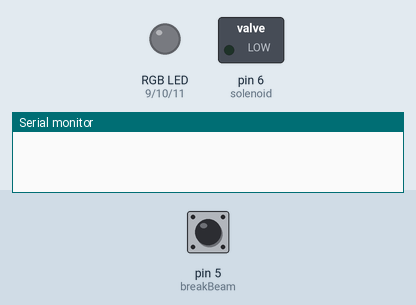
This sketch was run on a simulated Arduino Uno, built with avr-gcc and run on an emulated ATmega328P. Parts: switched loads named in the sketch (green lamp = pin HIGH), an RGB LED mixed from three pins (HIGH = lit), the last lines printed to the serial monitor. Dashed ring = blinking. Inputs (shaded band) come from the test bench; at power-on: pin 5 (breakBeam) HIGH. Dim RGB values are drawn brighter than linear; pins used as bus, display or sensor lines are not drawn.

Above: at 1.4 s.
1.5 s: pin 5 (breakBeam) pulled LOW for 0.15 s
At 2.8 s:
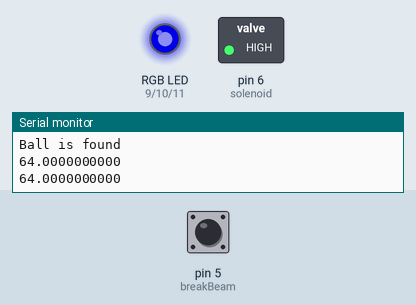
4.6 s: pin 5 (breakBeam) pulled LOW for 1 s
At 5.0 s:
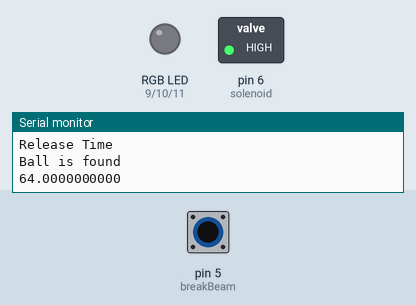
8.6 s: pin 5 (breakBeam) pulled LOW for 3.2 s
At 10.3 s:
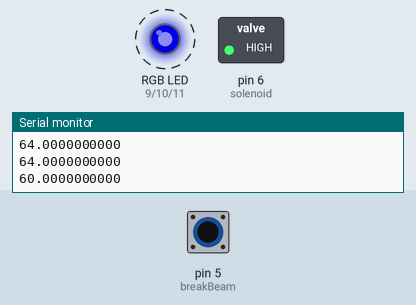
14.7 s: pin 5 (breakBeam) pulsed LOW 2 times (0.12 s each, 0.3 s apart)
At 17.6 s:
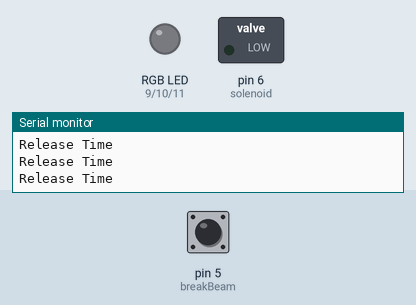
Timing chart, 0 to 19.1 s (numbered marks = the images above; inputs shaded):
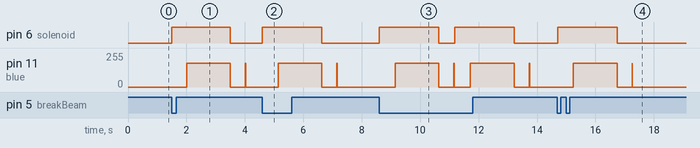

The sketch:

Week_9_Checkin.ino
```cpp
#include <SoftwareSerial.h>
#include "notes.h" // All MIDI notes converted to sheet music notes

SoftwareSerial mySerial(2, 3); // RX, TX
#define breakBeam 5
#define LED 13
#define solenoid 6
#define red 9
#define green 10
#define blue 11


// MIDI AND SONG DEVELOPEMENT //
byte resetMIDI = 4; //Tied to VS1053 Reset line
int beatPeriod = 500; // 120 BPM = 500 ms
int instrument = 73; // Starts at 0
int songLength = 4;
float song[2][4] =
{
  {E_4, C_4, B_3, A_3},
  {2, 0.5, 0.5, 1}
};
int noteNum = 0; // Tracker for Arduino to know what note to play
int color = 0;

// OTHER IMPORTANT VARIABLES //
boolean solenoidFound = false;
boolean readyForSong = true;
unsigned long initTime = 0;
int initDelay = 500;
unsigned long nextNoteTime = 0;
unsigned long solenoidDropTime = 0;
int holdTime = 2000;


void setup() {
  // MIDI INITIALIZATION //
  mySerial.begin(31250);
  pinMode(resetMIDI, OUTPUT);
  digitalWrite(resetMIDI, LOW);
  delay(100);
  digitalWrite(resetMIDI, HIGH);
  delay(100);
  talkMIDI(0xB0, 0x07, 115); //0xB0 is channel message, set channel volume to near max (127)
  talkMIDI(0xB0, 0, 0x00); //Default bank GM1
  talkMIDI(0xC0, instrument, 0); //Set instrument number. 0xC0 is a 1 data byte command

  // LED LIGHT INITIALIZATION //
  analogWrite(red, 0);
  analogWrite(green, 0);
  analogWrite(blue, 0);

  // SENSOR/ACTUATOR INITIALIZATION //
  pinMode(breakBeam, INPUT_PULLUP);
  pinMode(solenoid, OUTPUT);

  // SERIAL COMMUNICATION //
  Serial.begin(9600);

}

void loop() {

  if( digitalRead(breakBeam) == false ){
    digitalWrite(solenoid, HIGH);
    solenoidFound = true;
  }

  if( solenoidFound && readyForSong ){
    Serial.println("Ball is found");
    Serial.println(song[0][noteNum], DEC);
    readyForSong = false;

    // Begin Timer, Play First Note, Set Time of Next Note
    initTime = millis();
    solenoidDropTime = initTime + holdTime;
    nextNoteTime = initTime + initDelay;

    while( noteNum <= songLength ){

      // MIDI: WAIT FOR NEXT NOTE TO PLAY
      if( millis() > nextNoteTime){
        Serial.println(song[0][noteNum], DEC);

        noteOff(0, song[0][noteNum - 1], 60); // Turn off previous note
        // If not a null note, play the note
        if( song[0][noteNum] != -1 ){
          noteOn(0, song[0][noteNum], 60);


          analogWrite(blue, 180);
        }

        nextNoteTime += beatPeriod*song[1][noteNum]; // Define when to play next note
        noteNum++; // Move to next note in array
        color++;
      }

      // SOLENOID: CHECK IF IT'S TIME TO DROP THE BALL
      if( millis() > solenoidDropTime ){
        solenoidFound = false;
        digitalWrite(solenoid, LOW);
        readyForSong = true;

        Serial.println("Release Time");
        analogWrite(red, 0);
        analogWrite(green, 0);
        analogWrite(blue, 0);
      }
    }

    noteOff(0, song[0][noteNum - 1], 60); // Turn off previous note
    noteNum = 0;
  }

  // SOLENOID: CHECK IF IT'S TIME TO DROP THE BALL (IN CASE DROP TIME IS AFTER SONG HAS PLAYED)
  if( millis() > solenoidDropTime && solenoidDropTime != 0 ){
    solenoidFound = false;
    digitalWrite(solenoid, LOW);
    readyForSong = true;

    Serial.println("Release Time");
  }

}


//////////////////////////
// ADDITIONAL FUNCTIONS //
//////////////////////////

// LED Basic //
void playLED(int count){
  if (count == -1){
    analogWrite(red, 0);
    analogWrite(green, 0);
    analogWrite(blue, 0);
  }else{
    switch (count%2){
      case 0:
        analogWrite(red, 200);
        analogWrite(green, 0);
        analogWrite(blue, 0);
      case 1:
        analogWrite(red, 0);
        analogWrite(green, 200);
        analogWrite(blue, 0);
      case 2:
        analogWrite(red, 0);
        analogWrite(green, 0);
        analogWrite(blue, 200);
    }
  }
}

// MIDI MUSIC PLAYING //

// Send a MIDI note-on message.  Like pressing a piano key
// channel ranges from 0-15
void noteOn(byte channel, byte note, byte attack_velocity) {
  talkMIDI( (0x90 | channel), note, attack_velocity);

}

// Send a MIDI note-off message.  Like releasing a piano key
void noteOff(byte channel, byte note, byte release_velocity) {
  talkMIDI( (0x80 | channel), note, release_velocity);
}

// Plays a MIDI note. Doesn't check to see that cmd is greater than 127, or that data values are less than 127
void talkMIDI(byte cmd, byte data1, byte data2) {
  mySerial.write(cmd);
  mySerial.write(data1);

  //Some commands only have one data byte. All cmds less than 0xBn have 2 data bytes
  //(sort of: http://253.ccarh.org/handout/midiprotocol/)
  if( (cmd & 0xF0) <= 0xB0)
    mySerial.write(data2);
}
```

notes.h
```cpp
int C_n1 = 0,  Cs_n1 = 1,  D_n1 = 2,  Ds_n1 = 3,  E_n1 = 4,  F_n1 = 5,  Fs_n1 = 6,  G_n1 = 7,  Gs_n1 = 8,  A_n1 = 9,  As_n1 = 10, B_n1 = 11,
    C_0 = 12,  Cs_0 = 13,  D_0 = 14,  Ds_0 = 15,  E_0 = 16,  F_0 = 17,  Fs_0 = 18,  G_0 = 19,  Gs_0 = 20,  A_0 = 21,  As_0 = 22,  B_0 = 23,
    C_1 = 24,  Cs_1 = 25,  D_1 = 26,  Ds_1 = 27,  E_1 = 28,  F_1 = 29,  Fs_1 = 30,  G_1 = 31,  Gs_1 = 32,  A_1 = 33,  As_1 = 34,  B_1 = 35,
    C_2 = 36,  Cs_2 = 37,  D_2 = 38,  Ds_2 = 39,  E_2 = 40,  F_2 = 41,  Fs_2 = 42,  G_2 = 43,  Gs_2 = 44,  A_2 = 45,  As_2 = 46,  B_2 = 47,
    C_3 = 48,  Cs_3 = 49,  D_3 = 50,  Ds_3 = 51,  E_3 = 52,  F_3 = 53,  Fs_3 = 54,  G_3 = 55,  Gs_3 = 56,  A_3 = 57,  As_3 = 58,  B_3 = 59,
    C_4 = 60,  Cs_4 = 61,  D_4 = 62,  Ds_4 = 63,  E_4 = 64,  F_4 = 65,  Fs_4 = 66,  G_4 = 67,  Gs_4 = 68,  A_4 = 69,  As_4 = 70,  B_4 = 71,
    C_5 = 72,  Cs_5 = 73,  D_5 = 74,  Ds_5 = 75,  E_5 = 76,  F_5 = 77,  Fs_5 = 78,  G_5 = 79,  Gs_5 = 80,  A_5 = 81,  As_5 = 82,  B_5 = 83,
    C_6 = 84,  Cs_6 = 85,  D_6 = 86,  Ds_6 = 87,  E_6 = 88,  F_6 = 89,  Fs_6 = 90,  G_6 = 91,  Gs_6 = 92,  A_6 = 93,  As_6 = 94,  B_6 = 95,
    C_7 = 96,  Cs_7 = 97,  D_7 = 98,  Ds_7 = 99,  E_7 = 100, F_7 = 101, Fs_7 = 102, G_7 = 103, Gs_7 = 104, A_7 = 105, As_7 = 106, B_7 = 107,
    C_8 = 108, Cs_8 = 109, D_8 = 110, Ds_8 = 111, E_8 = 112, F_8 = 113, Fs_8 = 114, G_8 = 115, Gs_8 = 116, A_8 = 117, As_8 = 118, B_8 = 119,
    C_9 = 120, Cs_9 = 121, D_9 = 122, Ds_9 = 123, E_9 = 124, F_9 = 125, Fs_9 = 126, G_9 = 127;
```

Measured:
- after the input at 1.5 s, pin 6 (solenoid): LOW → HIGH at once, → LOW 2.0 s later; pin 11 (blue): 0/255 → 180/255 after 0.51 s, → 0/255 1.5 s later
- after the input at 4.6 s, pin 6 (solenoid): LOW → HIGH at once, → LOW 2.0 s later; pin 11 (blue): 0/255 → 180/255 after 0.54 s, → 0/255 1.5 s later
- after the input at 8.6 s, pin 6 (solenoid): alternates HIGH for 2.0 s and LOW for 0.54 s, starting at once; pin 11 (blue): alternates 180/255 for 1.5 s and 0/255 for 1.1 s, starting after 0.54 s
- after the input at 14.7 s, pin 6 (solenoid): LOW → HIGH at once, → LOW 2.0 s later; pin 11 (blue): 0/255 → 180/255 after 0.54 s, → 0/255 1.5 s later
